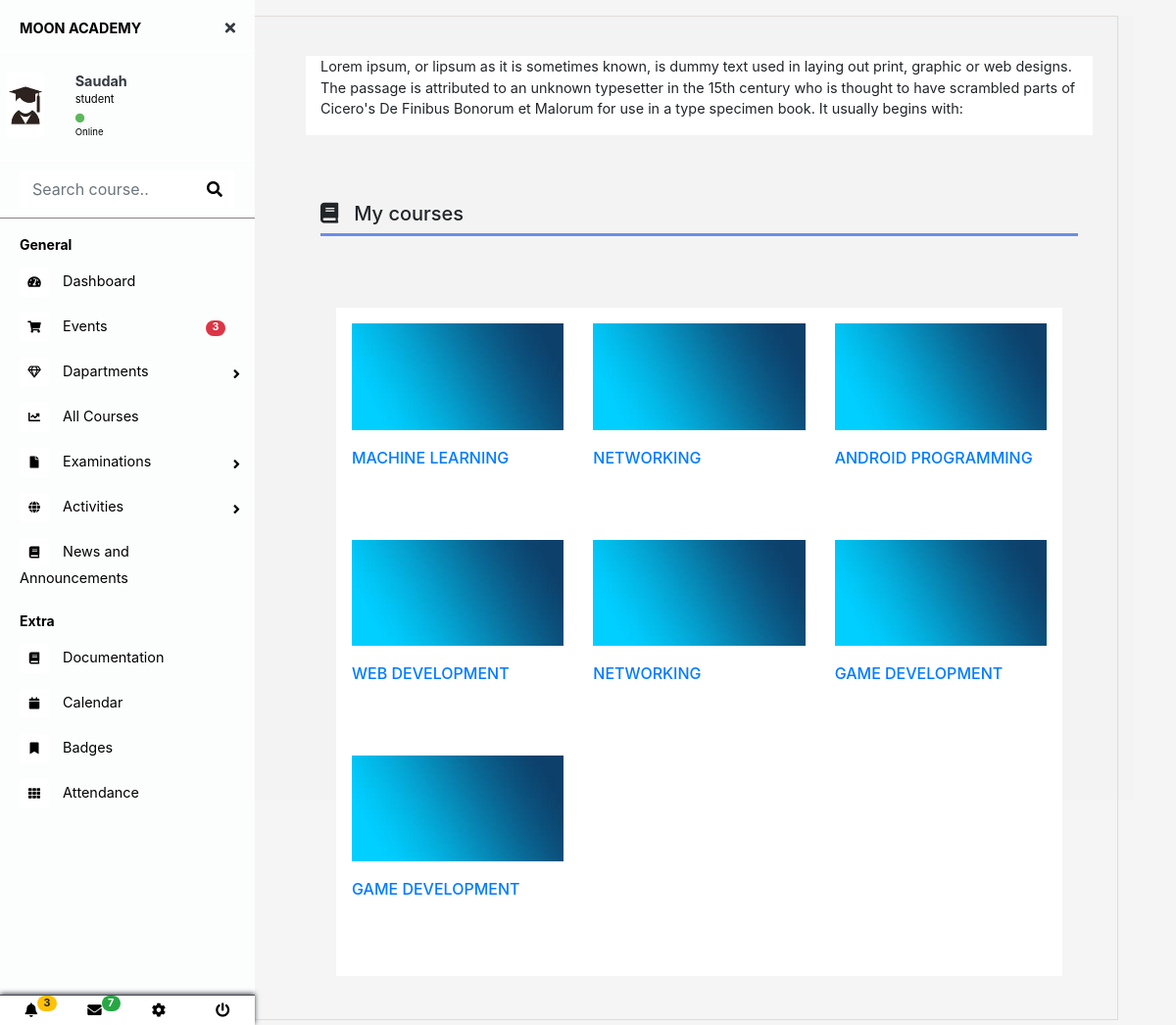
The page /Moderator/mdashboard.php (signed in) on the database its author committed.
### tables this page shows
CREATE TABLE `my_courses` (
  `id` int(11) NOT NULL,
  `course` varchar(30) NOT NULL,
  `course_id` int(11) NOT NULL,
  `user_id` int(11) NOT NULL
);

### Moderator/mdashboard.php (the view, shortened to what this page needs)
<!DOCTYPE html>
<html lang="en">
<head>
    <link rel="stylesheet" href="./css/bootstrap.min.css">
    <link href="//maxcdn.bootstrapcdn.com/bootstrap/4.0.0/css/bootstrap.min.css" rel="stylesheet" id="bootstrap-css">
    <link rel="stylesheet" href="https://cdnjs.cloudflare.com/ajax/libs/font-awesome/4.7.0/css/font-awesome.min.css">
    <link rel="stylesheet" href="https://maxcdn.bootstrapcdn.com/bootstrap/4.0.0/css/bootstrap.min.css">
    <link href="https://use.fontawesome.com/releases/v5.0.6/css/all.css" rel="stylesheet">
    <link rel="stylesheet" href="./css/all.min.css">
    <link rel="stylesheet" href="../css/styles.css">
</head>
<body>
    <div class="container main-dash ">
        <div class="start-dash">
            <div class="page-wrapper chiller-theme toggled ">
                <a id="show-sidebar" class="btn btn-sm btn-primary" href="#">
                </a>
                <nav id="sidebar" class="sidebar-wrapper pt-2">
                    <div class="sidebar-content">
                        <div class="sidebar-brand">
                            <a href="#">Moon Academy</a>
                            <div id="close-sidebar">
                                <i class="fas fa-times text-dark"></i>
                            </div>
                        </div>
                        <div class="row sidebar-header">
                            <div class="col-2 user-pic">
                                <img class="img-responsive img-rounded" src="../images/university-avatar-education-icon-vector-1979314(1).jpg" alt="User picture">
                            </div>
                            <div class="col-3 user-info">
                                <span class="user-name text-dark"> <b> <?php echo $_SESSION['name'] ?> </b></span>
                                <span class="user-role">student</span>
                                <span class="user-status">
                                    <i class="fa fa-circle"></i>
                                    <span>Online</span>
                                </span>
                            </div>
                        </div>
                        <div class="sidebar-search">
                            <div>
                                <div class="input-group">
                                    <input type="text" class="form-control search-menu" placeholder="Search course..">
                                    <div class="input-group-append">
                                        <span class="input-group-text">
                                            <i class="fa fa-search" aria-hidden="true"></i>
                                        </span>
                                    </div>
                                </div>
                            </div>
                        </div>
                        <div class="sidebar-menu">
                            <ul>
                                <li class="header-menu">
                                    <span>General</span>
                                </li>
                                <li class="">
                                    <a href="./mdashboard.php">
                                        <i class="fa fa-tachometer-alt"></i>
                                        <span>Dashboard</span>
                                    </a>
                                </li>
                                <li class="">
                                    <a href="./eventscalendar.php">
                                        <i class="fa fa-shopping-cart"></i>
                                        <span>Events </span>
                                        <span class="badge badge-pill badge-danger">3</span>
                                    </a>
                                </li>
                                <li class="sidebar-dropdown">
                                    <a href="#">
                                        <i class="far fa-gem"></i>
                                        <span>Dapartments</span>
                                    </a>
                                </li>
                                <li class="">
                                    <a href="../Sections/enrollcourse.php">
                                        <i class="fa fa-chart-line"></i>
                                        <span>All Courses</span>
                                    </a>
                                <li class="sidebar-dropdown">
                                    <a href="#">
                                        <i class="fa fa-file"></i>
                                        <span>Examinations</span>
                                    </a>
                                </li>
                                <li class="sidebar-dropdown">
                                    <a href="#">
                                        <i class="fa fa-globe"></i>
                                        <span>Activities</span>
                                    </a>
                                </li>
                                <li>
                                    <a href="./pnews.php">
                                        <i class="fa fa-book"></i>
                                        <span>News and Announcements</span></a>
                                </li>
                                <li class="header-menu">
                                    <span>Extra</span>
                                </li>
                                <li>
                                    <a href="#">
                                        <i class="fa fa-book"></i>
                                        <span>Documentation</span>
                                    </a>
                                </li>
                                <li>
                                    <a href="../Sections/eventscalendar.php">
                                        <i class="fa fa-calendar"></i>
                                        <span>Calendar</span>
                                    </a>
                                </li>
                                <li>
                                    <a href="#">
                                        <i class="fa fa-bookmark"></i>
                                        <span>Badges</span>
                                    </a>
                                </li>
                                <li>
                                    <a href="#">
                                        <i class="fa fa-th"></i>
                                        <span>Attendance</span>
                                    </a>
                                </li>
                            </ul>
                        </div>
                    </div>
                    <div class="sidebar-footer">
                        <a href="#">
                            <i class="fa fa-bell"></i>
                            <span class="badge badge-pill badge-warning notification">3</span>
                        </a>
                        <a href="#">
                            <i class="fa fa-envelope"></i>
                            <span class="badge badge-pill badge-success notification">7</span>
                        </a>
                        <a href="#">
                            <i class="fa fa-cog"></i>
                        </a>
                        <a href="../Includes/logout.php">
                            <i class="fa fa-power-off"></i>
                        </a>
                    </div>
                </nav>
                <div class="page-content">
                    <div class="container">
                        <div class="row ">
                            <div class="col-md-12 col-lg-12 bg-white ">
                                <p>Lorem ipsum, or lipsum as it is sometimes known, is dummy text
                                    used in laying out print, graphic or web designs. The passage is attributed
                                    to an unknown typesetter in the 15th century who is thought to have scrambled
                                    parts of Cicero's De Finibus
                                    Bonorum et Malorum for use in a type specimen book. It usually begins with:</p>
                            </div>
                        </div>
                    </div>
                    <div class="all-courses pt-5">
                        <h5> <i class="fa fa-book " style="font-size: 1.3rem; "></i> &nbsp; My courses</h5>
                        <div class="title-course">
                        </div>
                        <div class="all-courses pt-5">
                            <div class="container pt-2 bg-white ">
                                <?php
                                $conn = mysqli_connect('localhost', 'root', '', 'moon_db');
                                $s = "SELECT users_table.id, my_courses.id as myid, my_courses.course, my_courses.course_id, my_courses.user_id, courses.id as cid, courses.course_name
                                from users_table
                                inner join my_courses on my_courses.user_id = users_table.id
                                inner join courses on my_courses.course_id = courses.id  where my_courses.user_id = '" . $_SESSION['user_id'] . "'";
                                $result = mysqli_query($conn, $s);
                                $t = 0;
                                if (mysqli_num_rows($result) > 0) {
                                    while ($row = mysqli_fetch_assoc($result)) {
                                        $t++;
                                        if ($t == 1) { ?>
                                            <div class="row courses pt-2">
                                                <div class="col-lg-4 course-container" id="<?php echo $row['course_id']; ?>">
                                                    <div class="image">
                                                        <figure class="snip0019">
                                                            <img src="../images/download.jpg" alt="sample11" / " class=" image-fluid">
                                                        </figure>
                                                        <div class="course-text">
                                                            <p class="para text-dark">
                                                                <a href="./plessons.php?id=<?php echo $row['cid'] ?>"> <span class="course-name "><?php echo $row['course']; ?></span></a>
                                                            </p>
                                                        </div>
                                                    </div>
                                                </div>
                                            <?php } else if ($t == 3) { ?>
                                                <div class="col-lg-4 course-container" id="<?php echo $row['course_id']; ?>">
                                                    <div class="image">
                                                        <figure class="snip0019">
                                                            <img src="../images/download.jpg" alt="sample11" / " class=" image-fluid">
                                                        </figure>
                                                        <div class="course-text">
                                                            <p class="para text-dark">
                                                                <a href="./plessons.php?id=<?php echo $row['cid'] ?>"> <span class="course-name "><?php echo $row['course']; ?></span></a>
                                                            </p>
                                                        </div>
                                                    </div>
                                                </div>
                                            </div>
                                        <?php $t = 0;
                                        } else {
                                        ?>
                                            <div class="col-lg-4 course-container" id="<?php echo $row['course_id']; ?>">
                                                <div class="image">
                                                    <figure class="snip0019">
                                                        <img src="../images/download.jpg" alt="sample11" / " class=" image-fluid">
                                                    </figure>
                                                    <div class="course-text">
                                                        <p class="para text-dark">
                                                            <a href="./plessons.php?id=<?php echo $row['cid'] ?>"> <span class="course-name "><?php echo $row['course']; ?></span></a>
                                                        </p>
                                                    </div>
                                                </div>
                                            </div>
                                        <?php
                                        }
                                    }
                                    if ($t < 3) {
                                        ?>
                            </div>
                    <?php }
                                } ?>
                        </div>
                    </div>
                </div>
            </div>
        </div>
</body>
</html>

### rows shown on the page
my_courses: course "MACHINE LEARNING"
my_courses: course "NETWORKING"
my_courses: course "ANDROID PROGRAMMING"
my_courses: course "WEB DEVELOPMENT"
my_courses: course "NETWORKING"
my_courses: course "GAME DEVELOPMENT"
my_courses: course "GAME DEVELOPMENT"

### other values the page prints
$_SESSION['name'] "Saudah"
